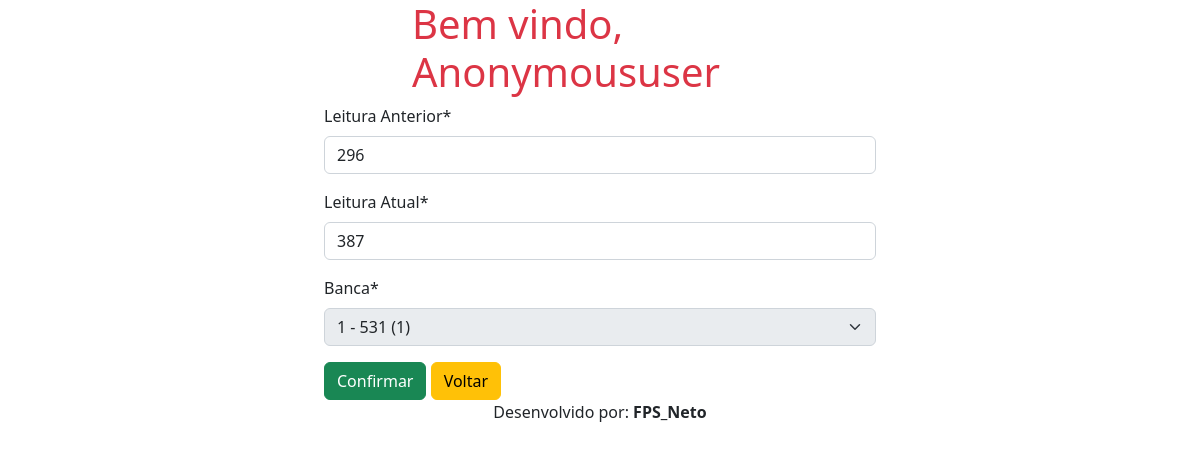
The page /atualizar/leitura/2 on the database its author committed.
### feira/models.py (models this page shows, shortened)
class Leitura(models.Model):
    anterior = models.IntegerField(verbose_name='Leitura Anterior')
    atual = models.IntegerField(verbose_name='Leitura Atual')
    data = models.DateTimeField(auto_created=True, auto_now=True)
    banca = models.ForeignKey("Bancas" ,on_delete=models.PROTECT, related_query_name='bancas')
    class Meta:
        ordering = ['banca']

### feira/views.py (the view)
# urls.py: path('atualizar/leitura/<int:pk>',LeituraUpdate.as_view(), name='atualizar_leitura'),
class LeituraUpdate(UpdateView):
    model = Leitura
    fields = '__all__'
    template_name = 'feira/form.html'
    success_url = reverse_lazy('leitura')

### feira/models.py (called while the page is built)
    def __str__(self):
        return f"{self.qtd} - {self.numero} ({self.obs})"

### feira/templates/feira/form.html (shortened to what this page needs)
{% extends 'feira/modelo.html' %}
{% load static %}
{% load crispy_forms_tags %}
{% block titulo %}
    <div class="container col-4 auto">
        <h1 class="text-danger">Bem vindo, {{ request.user | title }}</h1>
    </div>
{% endblock %}
{% block conteudo %}
    <div class="container col-6 auto">
                <form id="meu_form" action="" method="post" class="container">
                    {{ form | crispy }}
                    <button class="btn btn-success sm " type="submit">Confirmar</button>
                    <a class="btn btn-warning sm" href="{% url 'listar_leitura' %}">Voltar</a>
                </form>
    </div>
{% endblock %}
{% block rodape %}
    <p class="text-center">Desenvolvido por: <strong>FPS_Neto</strong></p>
{% endblock %}

### rows shown on the page
Leitura: anterior "296", atual "387", banca "1 - 531 (1)"

### other values the page prints
{{ request.user | title }} "Anonymoususer"
